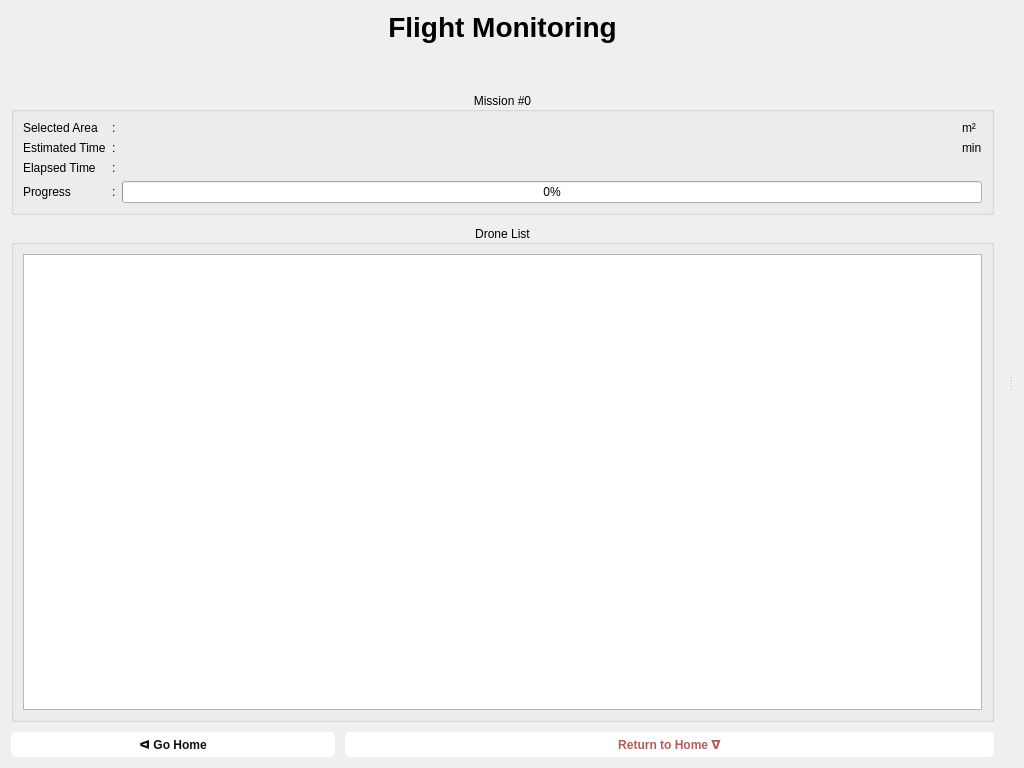
<?xml version="1.0" encoding="UTF-8"?>
<ui version="4.0">
 <class>Form</class>
 <widget class="QWidget" name="Form">
  <property name="geometry">
   <rect>
    <x>0</x>
    <y>0</y>
    <width>1024</width>
    <height>768</height>
   </rect>
  </property>
  <property name="windowTitle">
   <string>Form</string>
  </property>
  <property name="styleSheet">
   <string notr="true">QPushButton {
    color: #111111;
    background-color: #ffffff;
    padding: 5px 10px;
    font-weight: 500;
    border-radius: 5px;
    border: 0px;
}

QPushButton:focus { border: 1px solid darkgrey; }
QPushButton:hover { background-color: #bebebe; }
QPushButton:pressed { color: white; background-color: #5c5c5c; }
QPushButton:disabled { color: grey; background-color: #bbbbbb; }

#btn_return_to_home { color: #b85a5a; }
#btn_return_to_home:hover { background-color: #f5c9c9; }
#btn_return_to_home:pressed { color: white; background-color: #b85656; }
#btn_return_to_home:disabled { color: grey; background-color: #bbbbbb; }
</string>
  </property>
  <layout class="QHBoxLayout" name="horizontalLayout">
   <item>
    <widget class="QSplitter" name="splitter">
     <property name="orientation">
      <enum>Qt::Horizontal</enum>
     </property>
     <widget class="QWidget" name="layoutWidget">
      <layout class="QVBoxLayout" name="v_lay_left" stretch="0,0,0,0,0,0">
       <property name="spacing">
        <number>10</number>
       </property>
       <property name="rightMargin">
        <number>15</number>
       </property>
       <item>
        <widget class="QLabel" name="label_header">
         <property name="font">
          <font>
           <pointsize>21</pointsize>
           <bold>true</bold>
          </font>
         </property>
         <property name="text">
          <string>Flight Monitoring</string>
         </property>
         <property name="textFormat">
          <enum>Qt::AutoText</enum>
         </property>
         <property name="alignment">
          <set>Qt::AlignCenter</set>
         </property>
        </widget>
       </item>
       <item>
        <widget class="QLabel" name="label_description">
         <property name="font">
          <font>
           <italic>true</italic>
          </font>
         </property>
         <property name="text">
          <string/>
         </property>
         <property name="alignment">
          <set>Qt::AlignCenter</set>
         </property>
        </widget>
       </item>
       <item>
        <spacer name="verticalSpacer">
         <property name="orientation">
          <enum>Qt::Vertical</enum>
         </property>
         <property name="sizeType">
          <enum>QSizePolicy::Fixed</enum>
         </property>
         <property name="sizeHint" stdset="0">
          <size>
           <width>20</width>
           <height>15</height>
          </size>
         </property>
        </spacer>
       </item>
       <item>
        <widget class="QGroupBox" name="gb_mission">
         <property name="title">
          <string>Mission #0</string>
         </property>
         <property name="alignment">
          <set>Qt::AlignCenter</set>
         </property>
         <layout class="QGridLayout" name="gridLayout" columnstretch="0,0,1,0">
          <item row="4" column="0">
           <widget class="QLabel" name="progress_label">
            <property name="text">
             <string>Progress</string>
            </property>
           </widget>
          </item>
          <item row="3" column="1">
           <widget class="QLabel" name="colon_4">
            <property name="text">
             <string>:</string>
            </property>
           </widget>
          </item>
          <item row="3" column="0">
           <widget class="QLabel" name="elapsed_time_label">
            <property name="text">
             <string>Elapsed Time</string>
            </property>
           </widget>
          </item>
          <item row="2" column="0">
           <widget class="QLabel" name="mission_time_label">
            <property name="text">
             <string>Estimated Time</string>
            </property>
           </widget>
          </item>
          <item row="0" column="3">
           <widget class="QLabel" name="selected_area_unit">
            <property name="text">
             <string>m²</string>
            </property>
           </widget>
          </item>
          <item row="3" column="2" colspan="2">
           <widget class="QLabel" name="elapsed_time_value">
            <property name="text">
             <string/>
            </property>
            <property name="alignment">
             <set>Qt::AlignRight|Qt::AlignTrailing|Qt::AlignVCenter</set>
            </property>
           </widget>
          </item>
          <item row="2" column="1">
           <widget class="QLabel" name="colon_3">
            <property name="text">
             <string>:</string>
            </property>
           </widget>
          </item>
          <item row="2" column="3">
           <widget class="QLabel" name="mission_time_unit">
            <property name="text">
             <string>min</string>
            </property>
           </widget>
          </item>
          <item row="0" column="0">
           <widget class="QLabel" name="selected_area_label">
            <property name="text">
             <string>Selected Area</string>
            </property>
           </widget>
          </item>
          <item row="2" column="2">
           <widget class="QLabel" name="mission_time_value">
            <property name="text">
             <string/>
            </property>
            <property name="alignment">
             <set>Qt::AlignRight|Qt::AlignTrailing|Qt::AlignVCenter</set>
            </property>
           </widget>
          </item>
          <item row="0" column="1">
           <widget class="QLabel" name="colon_1">
            <property name="text">
             <string>:</string>
            </property>
           </widget>
          </item>
          <item row="4" column="1">
           <widget class="QLabel" name="colon_2">
            <property name="text">
             <string>:</string>
            </property>
           </widget>
          </item>
          <item row="4" column="2" colspan="2">
           <widget class="QProgressBar" name="progress_bar">
            <property name="value">
             <number>0</number>
            </property>
           </widget>
          </item>
          <item row="0" column="2">
           <widget class="QLabel" name="selected_area_value">
            <property name="text">
             <string/>
            </property>
            <property name="alignment">
             <set>Qt::AlignRight|Qt::AlignTrailing|Qt::AlignVCenter</set>
            </property>
           </widget>
          </item>
         </layout>
        </widget>
       </item>
       <item>
        <widget class="QGroupBox" name="gb_drones">
         <property name="title">
          <string>Drone List</string>
         </property>
         <property name="alignment">
          <set>Qt::AlignCenter</set>
         </property>
         <layout class="QVBoxLayout" name="verticalLayout_2">
          <item>
           <widget class="QListWidget" name="listWidget"/>
          </item>
         </layout>
        </widget>
       </item>
       <item>
        <layout class="QGridLayout" name="g_lay_buttons">
         <item row="0" column="0">
          <widget class="QPushButton" name="btn_main">
           <property name="text">
            <string>ᐊ Go Home</string>
           </property>
          </widget>
         </item>
         <item row="0" column="1" colspan="2">
          <widget class="QPushButton" name="btn_return_to_home">
           <property name="text">
            <string>Return to Home ᐁ</string>
           </property>
          </widget>
         </item>
        </layout>
       </item>
      </layout>
     </widget>
     <widget class="QWidget" name="layoutWidget">
      <layout class="QVBoxLayout" name="v_lay_right"/>
     </widget>
    </widget>
   </item>
  </layout>
 </widget>
 <resources/>
 <connections/>
</ui>
